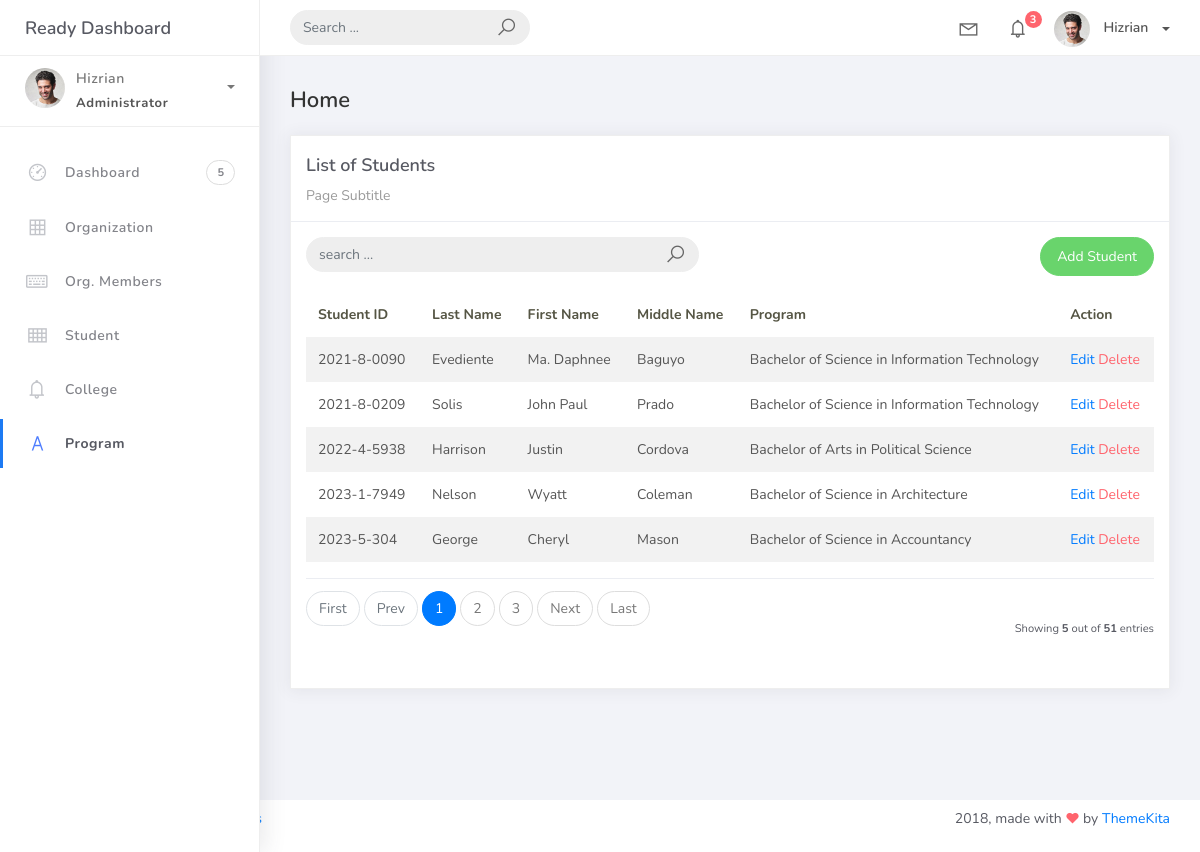
Screenshot of /student_list with the database file from the repository.
### studentorg/models.py (models this page shows, shortened)
class BaseModel (models.Model):
    created_at = models.DateTimeField(auto_now_add=True, db_index=True)
    updated_at = models.DateTimeField (auto_now=True)
    class Meta:
        abstract = True

class Student(BaseModel):
    student_id = models.CharField (max_length=15)
    lastname = models.CharField (max_length=25)
    firstname = models.CharField (max_length=25)
    middlename = models.CharField (max_length=25, blank=True, null=True)
    program = models.ForeignKey(Program, on_delete=models.CASCADE)

class Program (BaseModel):
    prog_name = models.CharField(max_length=150)
    college = models.ForeignKey (College, on_delete=models.CASCADE)
    def __str__(self):
        return self.prog_name

### studentorg/views.py (the view)
# urls.py: path('student_list', StudentList.as_view(), name='student-list'),
class StudentList(ListView):
    model = Student
    context_object_name = 'home'
    template_name = 'student_list.html'
    paginate_by = 5
    def get_queryset(self, *args, **kwargs):
        qs = super(StudentList, self).get_queryset(*args, **kwargs)
        if self.request.GET.get("q") is not None:
            query = self.request.GET.get("q")
            qs = qs.filter(Q(student_id__icontains=query) |
                       Q(lastname__icontains=query) |
                       Q(firstname__icontains=query) |
                       Q(middlename__icontains=query))
        return qs

### templates/student_list.html
{% extends 'base.html' %}
{% load static %}
{% block content %}
<div class="content">
    <div class="container-fluid">
        <h4 class="page-title">Home</h4>
        <div class="row">
            <div class="col-md-12">
                <div class="card">
                    <div class="card-header">
                        <div class="card-title">List of Students</div>
                        <div class="card-category">Page Subtitle</div>
                    </div>
                    <div class="card-body">
                        <div class="row">
                            <div class="col-md-6">
                                <form class="navbar-left navbar-form nav-search mr-md-3" action="{% url 'student-list' %}">
                                    <div class="input-group">
                                        <input type="text" placeholder="search ..." class="form-control" name="q"/>
                                        <div class="input-group-append">
                                            <span class="input-group-text">
                                                <i class="la la-search search-icon"></i>
                                            </span>
                                        </div>
                                    </div>
                                </form>
                            </div>
                            <div class="col-md-6">
                                <div class="pull-right">
                                    <a href="{% url 'student-add' %}" class="btn btn-success btn-rounded">Add Student</a>
                                </div>
                            </div>
                        </div>
                        <table class="table table-striped mt-3">
                            <thead>
                                <tr>
                                    <th scope="col">Student ID</th>
                                    <th scope="col">Last Name</th>
                                    <th scope="col">First Name</th>
                                    <th scope="col">Middle Name</th>
                                    <th scope="col">Program</th>
                                    <th scope="col">Action</th>
                                </tr>
                            </thead>
                            <tbody>
                                {% for object in object_list %}
                                <tr>
                                    <td>{{ object.student_id }}</td>
                                    <td>{{ object.lastname }}</td>
                                    <td>{{ object.firstname }}</td>
                                    <td>{{ object.middlename }}</td>
                                    <td>{{ object.program }}</td>
                                    <td>
                                        <a href="student_list/{{ object.id}}">Edit</a>
                                        <a href="student_list/{{ object.id }}/delete" class="text-danger">Delete</a>
                                    </td>
                                </tr>
                                {% empty %}
                                <tr>
                                    <td colspan="4" style="text-align: center">
                                    <p class="text-sm font-weight-bold mb-0">No Records Found</p>
                                    </td>
                                </tr>
                                {% endfor %}
                            </tbody>
                        </table>
                        {% include 'includes/pagination.html' %}
                    </div>
                </div>
            </div>
        </div>
    </div>
</div>
{% endblock %}

### rows the page displays
Student: student_id "2021-8-0090", lastname "Evediente", firstname "Ma. Daphnee", middlename "Baguyo", program "Bachelor of Science in Information Technology"
Student: student_id "2021-8-0209", lastname "Solis", firstname "John Paul", middlename "Prado", program "Bachelor of Science in Information Technology"
Student: student_id "2022-4-5938", lastname "Harrison", firstname "Justin", middlename "Cordova", program "Bachelor of Arts in Political Science"
Student: student_id "2023-1-7949", lastname "Nelson", firstname "Wyatt", middlename "Coleman", program "Bachelor of Science in Architecture"
Student: student_id "2023-5-304", lastname "George", firstname "Cheryl", middlename "Mason", program "Bachelor of Science in Accountancy"

### other values shown
{{ page_num }} "1"
{{ page_num }} "2" "3"
{{ object_list.count }} "5"
{{ paginator.count }} "51"
